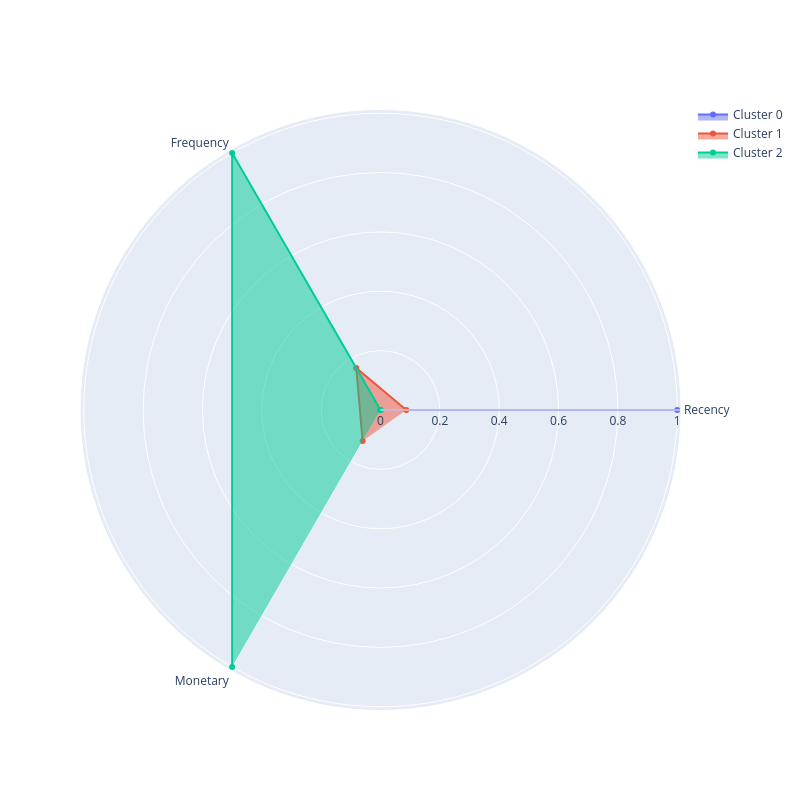

The code cell stored with this chart in its notebook:
### Code cell
# Визуализируем профили кластеров - полярная диаграмма
plot_cluster_profile(cluster_profiles, n_clusters=3)

### Figure 1 — Plotly figure (JSON) as saved in the notebook; plotly's stock layout.template omitted (floating-point values rounded to 4 significant figures)
{"data": [{"fill": "toself", "name": "Cluster 0", "r": [1.0, 0.0, 0.0], "theta": ["Recency", "Frequency", "Monetary"], "type": "scatterpolar"}, {"fill": "toself", "name": "Cluster 1", "r": [0.08702, 0.1635, 0.1205], "theta": ["Recency", "Frequency", "Monetary"], "type": "scatterpolar"}, {"fill": "toself", "name": "Cluster 2", "r": [0.0, 1.0, 1.0], "theta": ["Recency", "Frequency", "Monetary"], "type": "scatterpolar"}], "layout": {"autosize": false, "height": 800, "showlegend": true, "width": 800}}
